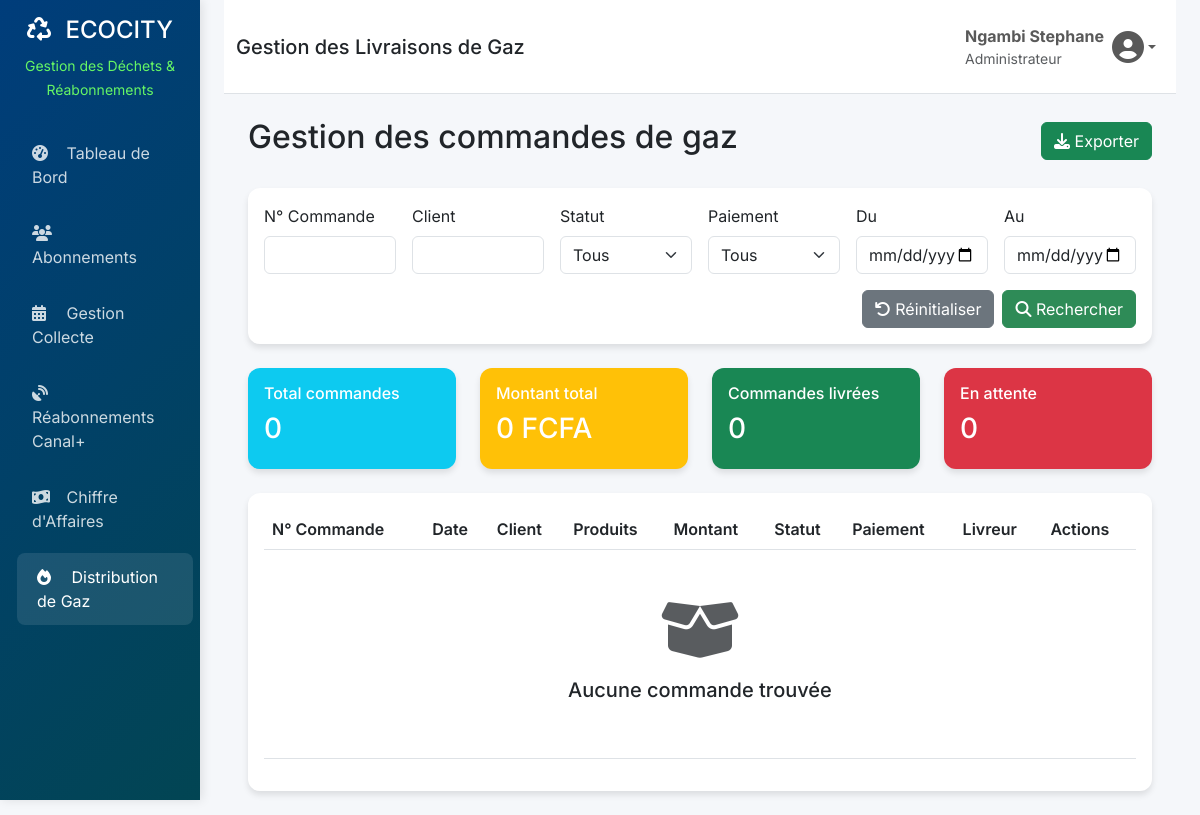
The app's page /admin-gaz/orders/ (signed in), older data.
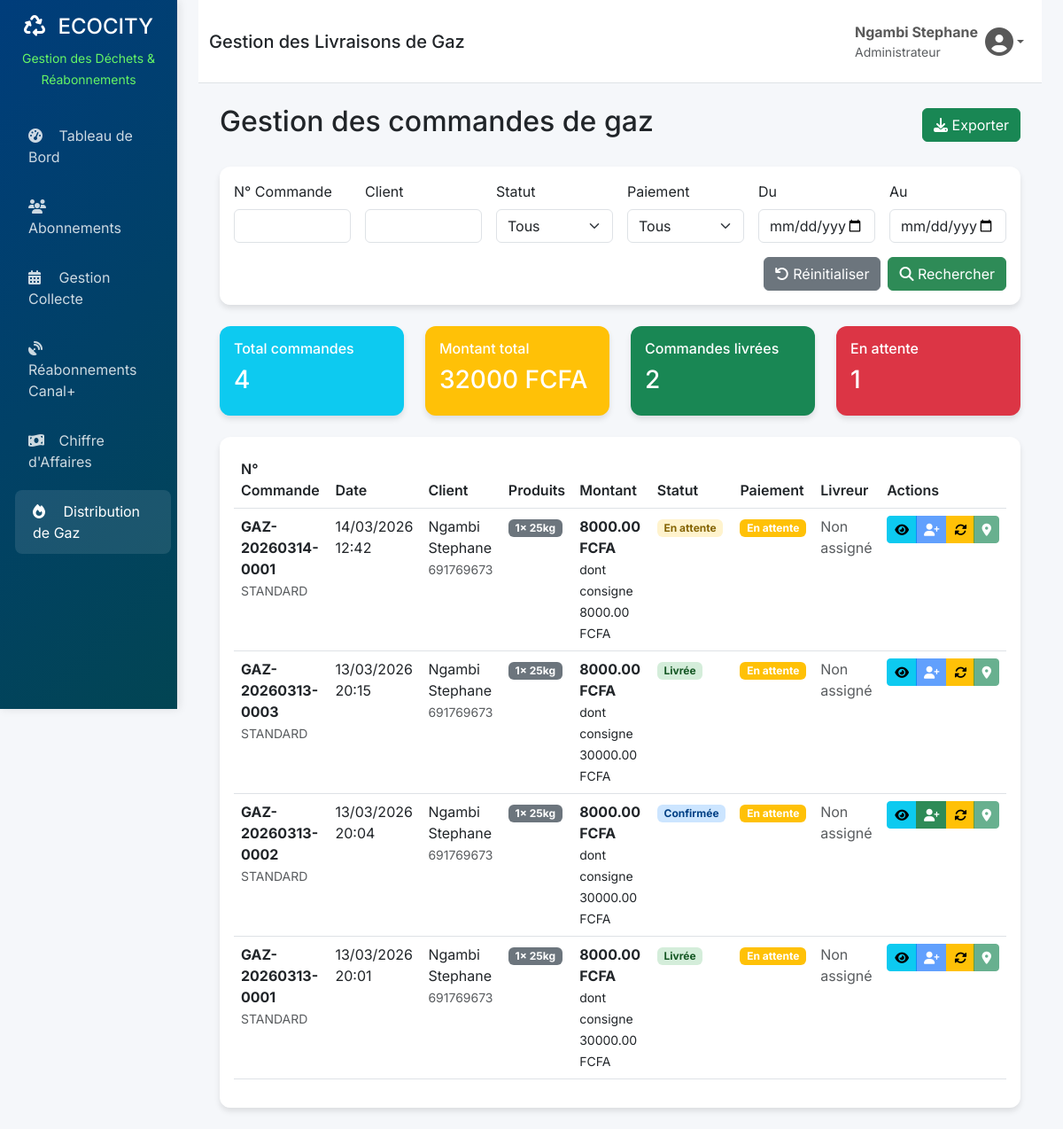
The same page, newer data.
### app/models.py (models this page shows, shortened)
class GasOrder(models.Model):
    ORDER_STATUS_CHOICES = (
        ('pending', 'En attente'),
        ('confirmed', 'Confirmée'),
        ('preparing', 'En préparation'),
        ('assigned', 'Assignée à un livreur'),
        ('in_transit', 'En livraison'),
        ('delivered', 'Livrée'),
        ('cancelled', 'Annulée'),
        ('failed', 'Échouée'),
    )
    PAYMENT_STATUS_CHOICES = (
        ('pending', 'En attente'),
        ('paid', 'Payée'),
        ('partial', 'Partiellement payée'),
        ('failed', 'Échouée'),
        ('refunded', 'Remboursée'),
    )
    DELIVERY_TYPE_CHOICES = (
        ('standard', 'Standard'),
        ('express', 'Express'),
        ('scheduled', 'Programmée'),
    )
    id = models.UUIDField(primary_key=True, default=uuid.uuid4, editable=False)
    order_number = models.CharField(max_length=20, unique=True, editable=False, verbose_name="N° de commande")
    customer = models.ForeignKey(CustomUser, on_delete=models.PROTECT, related_name='gas_orders', verbose_name="Client")
    address = models.ForeignKey(Address, on_delete=models.PROTECT, related_name='gas_orders', verbose_name="Adresse de livraison")
    zone = models.ForeignKey(Zone, on_delete=models.SET_NULL, null=True, related_name='gas_orders', verbose_name="Zone")
    assigned_collector = models.ForeignKey(CustomUser, on_delete=models.SET_NULL, null=True, blank=True,
                                         related_name='assigned_gas_deliveries', limit_choices_to={'user_type': 'collecteur'},
                                         verbose_name="Livreur assigné")
    assigned_tricycle = models.ForeignKey(Tricycle, on_delete=models.SET_NULL, null=True, blank=True,
                                         related_name='gas_deliveries', verbose_name="Tricycle assigné")
    delivery_type = models.CharField(max_length=20, choices=DELIVERY_TYPE_CHOICES, default='standard')
    scheduled_date = models.DateField(blank=True, null=True, auto_now_add=True, verbose_name="Date programmée")
    scheduled_time_slot = models.CharField(max_length=50, blank=True, verbose_name="Créneau horaire")
    special_instructions = models.TextField(blank=True, verbose_name="Instructions spéciales")
    status = models.CharField(max_length=20, choices=ORDER_STATUS_CHOICES, default='pending')
    payment_status = models.CharField(max_length=20, choices=PAYMENT_STATUS_CHOICES, default='pending')
    order_date = models.DateTimeField(auto_now_add=True, verbose_name="Date de commande")
    confirmation_date = models.DateTimeField(blank=True, null=True, verbose_name="Date de confirmation")
    preparation_date = models.DateTimeField(blank=True, null=True, verbose_name="Date de préparation")
    pickup_date = models.DateTimeField(blank=True, null=True, verbose_name="Date d'enlèvement")
    delivery_date = models.DateTimeField(blank=True, null=True, verbose_name="Date de livraison")
    estimated_delivery_time = models.DateTimeField(blank=True, null=True, verbose_name="Heure estimée de livraison")
    subtotal = models.DecimalField(max_digits=10, decimal_places=2, default=0, verbose_name="Sous-total")
    delivery_fee = models.DecimalField(max_digits=10, decimal_places=2, default=0, verbose_name="Frais de livraison")
    tax_amount = models.DecimalField(max_digits=10, decimal_places=2, default=0, verbose_name="Taxes")
    total_deposit = models.DecimalField(max_digits=10, decimal_places=2, default=0, verbose_name="Total consigne")
    total_amount = models.DecimalField(max_digits=10, decimal_places=2, default=0, verbose_name="Montant total")
    payment = models.ForeignKey(Payment, on_delete=models.SET_NULL, null=True, blank=True, related_name='gas_orders')
    payment_method = models.CharField(max_length=50, blank=True, verbose_name="Méthode de paiement")
    created_at = models.DateTimeField(auto_now_add=True)
    updated_at = models.DateTimeField(auto_now=True)
    notes = models.TextField(blank=True, verbose_name="Notes internes")
    class Meta:
        verbose_name = "Commande de gaz"
        verbose_name_plural = "Commandes de gaz"
        ordering = ['-order_date']
        indexes = [
            models.Index(fields=['order_number', 'status']),
            models.Index(fields=['customer', 'order_date']),
            models.Index(fields=['assigned_collector', 'status']),
            models.Index(fields=['scheduled_date', 'status']),
        ]

class CustomUser(AbstractUser):
    USER_TYPE_CHOICES = (
        ('client', 'Client'),
        ('collecteur', 'Collecteur'),
        ('admin', 'Administrateur'),
    )
    city = models.ForeignKey(City, on_delete=models.SET_NULL, null=True, blank=True)
    user_type = models.CharField(max_length=20, choices=USER_TYPE_CHOICES, default='client')
    phone = models.IntegerField(blank=True, null=True)
    date_joined = models.DateTimeField(default=timezone.now)
    is_verified = models.BooleanField(default=False)
    class Meta:
        verbose_name = "Utilisateur"
        verbose_name_plural = "Utilisateurs"

class GasOrderItem(models.Model):
    id = models.UUIDField(primary_key=True, default=uuid.uuid4, editable=False)
    order = models.ForeignKey(GasOrder, on_delete=models.CASCADE, related_name='items', verbose_name="Commande")
    product = models.ForeignKey(GasProduct, on_delete=models.PROTECT, verbose_name="Produit")
    quantity = models.PositiveIntegerField(default=1, verbose_name="Quantité")
    assigned_cylinders = models.ManyToManyField(GasCylinder, blank=True, related_name='orders',
                                               verbose_name="Bouteilles assignées")
    unit_price = models.DecimalField(max_digits=10, decimal_places=2, verbose_name="Prix unitaire")
    unit_deposit = models.DecimalField(max_digits=10, decimal_places=2, verbose_name="Consigne unitaire")
    returned_cylinders = models.ManyToManyField(GasCylinder, blank=True, related_name='returned_in_orders',
                                              verbose_name="Bouteilles retournées")
    created_at = models.DateTimeField(auto_now_add=True)
    class Meta:
        verbose_name = "Article commandé"
        verbose_name_plural = "Articles commandés"

class GasProduct(models.Model):
    GAZ_TYPE_CHOICES = (
        ('butane', 'Gaz Butane'),
        ('propane', 'Gaz Propane'),
        ('naturel', 'Gaz Naturel'),
        ('industriel', 'Gaz Industriel'),
    )
    SIZE_CHOICES = (
        (3, '3 kg'),
        (6, '6 kg'),
        (12, '12 kg'),
        (25, '25 kg'),
        (35, '35 kg'),
        (50, '50 kg'),
    )
    id = models.UUIDField(primary_key=True, default=uuid.uuid4, editable=False)
    name = models.CharField(max_length=100, verbose_name="Nom du produit")
    gaz_type = models.CharField(max_length=20, choices=GAZ_TYPE_CHOICES, verbose_name="Type de gaz")
    size_kg = models.IntegerField(choices=SIZE_CHOICES, verbose_name="Taille (kg)")
    price = models.DecimalField(max_digits=10, decimal_places=2, verbose_name="Prix unitaire")
    deposit_price = models.DecimalField(max_digits=10, decimal_places=2, verbose_name="Prix de consigne",
                                        help_text="Prix de la bouteille consignée")
    description = models.TextField(blank=True, verbose_name="Description")
    image = models.ImageField(upload_to='gaz_products/', blank=True, null=True, verbose_name="Image")
    stock_available = models.PositiveIntegerField(default=0, verbose_name="Stock disponible")
    is_available = models.BooleanField(default=True, verbose_name="Disponible")
    is_featured = models.BooleanField(default=False, verbose_name="Mis en avant")
    created_at = models.DateTimeField(auto_now_add=True)
    updated_at = models.DateTimeField(auto_now=True)
    class Meta:
        verbose_name = "Produit gaz"
        verbose_name_plural = "Produits gaz"
        ordering = ['gaz_type', 'size_kg']

### app/gaz_admin_views.py (the view)
# urls.py: path('admin-gaz/orders/', gaz_admin_views.admin_gaz_orders, name='admin_gaz_orders'),
@login_required
@user_passes_test(is_admin)
def admin_gaz_orders(request):
    orders = GasOrder.objects.select_related(
        'customer', 'assigned_collector', 'zone'
    ).prefetch_related('items__product').all().order_by('-order_date')
    if request.GET.get('order_number'):
        orders = orders.filter(order_number__icontains=request.GET['order_number'])
    if request.GET.get('customer'):
        orders = orders.filter(
            Q(customer__first_name__icontains=request.GET['customer']) |
            Q(customer__last_name__icontains=request.GET['customer']) |
            Q(customer__username__icontains=request.GET['customer'])
        )
    if request.GET.get('status'):
        orders = orders.filter(status=request.GET['status'])
    if request.GET.get('payment_status'):
        orders = orders.filter(payment_status=request.GET['payment_status'])
    if request.GET.get('date_from'):
        orders = orders.filter(order_date__date__gte=request.GET['date_from'])
    if request.GET.get('date_to'):
        orders = orders.filter(order_date__date__lte=request.GET['date_to'])
    total_amount = orders.aggregate(total=Sum('total_amount'))['total'] or 0
    delivered_count = orders.filter(status='delivered').count()
    pending_count = orders.filter(status='pending').count()
    paginator = Paginator(orders, 20)
    page_number = request.GET.get('page')
    page_obj = paginator.get_page(page_number)
    available_collectors = CustomUser.objects.filter(
        user_type='collecteur',
        is_active=True
    ).annotate(
        active_deliveries=Count('assigned_gas_deliveries',
                               filter=Q(assigned_gas_deliveries__status__in=['assigned', 'in_transit']))
    ).order_by('active_deliveries')
    available_tricycles = Tricycle.objects.filter(status='active')
    context = {
        'orders': page_obj,
        'total_amount': total_amount,
        'delivered_count': delivered_count,
        'pending_count': pending_count,
        'order_statuses': GasOrder.ORDER_STATUS_CHOICES,
        'payment_statuses': GasOrder.PAYMENT_STATUS_CHOICES,
        'available_collectors': available_collectors,
        'available_tricycles': available_tricycles,
    }
    return render(request, 'admin_gaz/orders.html', context)

### app/templates/admin_gaz/orders.html (shortened to what the changed rows need)
{% extends 'admin_gaz/base_gaz.html' %}
{% block content %}
<div class="container-fluid">
    <div class="d-flex justify-content-between align-items-center mb-4">
        <h2>Gestion des commandes de gaz</h2>
    </div>
    <div class="row mb-4">
        <div class="col-md-3">
            <div class="card text-white bg-info">
                <div class="card-body">
                    <h6>Total commandes</h6>
                    <h3>{{ orders.paginator.count }}</h3>
                </div>
            </div>
        </div>
        <div class="col-md-3">
            <div class="card text-white bg-warning">
                <div class="card-body">
                    <h6>Montant total</h6>
                    <h3>{{ total_amount }} FCFA</h3>
                </div>
            </div>
        </div>
        <div class="col-md-3">
            <div class="card text-white bg-success">
                <div class="card-body">
                    <h6>Commandes livrées</h6>
                    <h3>{{ delivered_count }}</h3>
                </div>
            </div>
        </div>
        <div class="col-md-3">
            <div class="card text-white bg-danger">
                <div class="card-body">
                    <h6>En attente</h6>
                    <h3>{{ pending_count }}</h3>
                </div>
            </div>
        </div>
    </div>
    <div class="card">
        <div class="card-body">
            <div class="table-responsive">
                <table class="table table-hover">
                    <thead>
                        <tr>
                            <th>N° Commande</th>
                            <th>Date</th>
                            <th>Client</th>
                            <th>Produits</th>
                            <th>Montant</th>
                            <th>Statut</th>
                            <th>Paiement</th>
                            <th>Livreur</th>
                            <th>Actions</th>
                        </tr>
                    </thead>
                    <tbody>
                        {% for order in orders %}
                        <tr>
                            <td>
                                <strong>{{ order.order_number }}</strong>
                                <br>
                                <small class="text-muted">{{ order.delivery_type|upper }}</small>
                            </td>
                            <td>{{ order.order_date|date:"d/m/Y H:i" }}</td>
                            <td>
                                {{ order.customer.get_full_name|default:order.customer.username }}
                                <br>
                                <small class="text-muted">{{ order.customer.phone }}</small>
                            </td>
                            <td>
                                {% for item in order.items.all %}
                                <span class="badge bg-secondary">
                                    {{ item.quantity }}x {{ item.product.size_kg }}kg
                                </span>
                                {% endfor %}
                            </td>
                            <td>
                                <strong>{{ order.total_amount }} FCFA</strong>
                                <br>
                                <small>dont consigne {{ order.total_deposit }} FCFA</small>
                            </td>
                            <td>
                                <span class="badge status-{{ order.status }}">
                                    {{ order.get_status_display }}
                                </span>
                            </td>
                            <td>
                                <span class="badge {% if order.payment_status == 'paid' %}bg-success{% elif order.payment_status == 'pending' %}bg-warning{% else %}bg-danger{% endif %}">
                                    {{ order.get_payment_status_display }}
                                </span>
                            </td>
                            <td>
                                {% if order.assigned_collector %}
                                    {{ order.assigned_collector.get_full_name }}
                                {% else %}
                                    <span class="text-muted">Non assigné</span>
                                {% endif %}
                            </td>
                            <td>
                                <div class="btn-group">
                                    <a href="{% url 'admin_gaz_order_detail' order.id %}"
                                       class="btn btn-sm btn-info" title="Détails">
                                        <i class="fas fa-eye"></i>
                                    </a>
                                    <button class="btn btn-sm btn-primary" onclick="assignDelivery('{{ order.id }}')"
                                            {% if order.status != 'confirmed' and order.status != 'preparing' %}disabled{% endif %}
                                            title="Assigner un livreur">
                                        <i class="fas fa-user-plus"></i>
                                    </button>
                                    <button class="btn btn-sm btn-warning" onclick="updateStatus('{{ order.id }}')"
                                            title="Changer statut">
                                        <i class="fas fa-sync-alt"></i>
                                    </button>
                                    <button class="btn btn-sm btn-success" onclick="viewTracking('{{ order.id }}')"
                                            {% if order.status != 'in_transit' %}disabled{% endif %}
                                            title="Suivi">
                                        <i class="fas fa-map-marker-alt"></i>
                                    </button>
                                </div>
                            </td>
                        </tr>
                        {% empty %}
                        <tr>
                            <td colspan="9" class="text-center py-5">
                                <i class="fas fa-box-open fa-4x text-muted mb-3"></i>
                                <h5>Aucune commande trouvée</h5>
                            </td>
                        </tr>
                        {% endfor %}
                    </tbody>
                </table>
            </div>
        </div>
    </div>
</div>
{% endblock %}

Row changes from the older to the newer data that the page shows:
added GasOrder: order_number "GAZ-20260314-0001", delivery_type "STANDARD", order_date "14/03/2026 12:42", customer.get_full_name "Ngambi Stephane", customer.phone "691769673", total_amount "8000.00", total_deposit "8000.00", status "En attente", payment_status "En attente", shows "Non assigné"
added GasOrderItem: quantity "1", product.size_kg "25", shown under "GAZ-20260314-0001"
added GasOrder: order_number "GAZ-20260313-0003", delivery_type "STANDARD", order_date "13/03/2026 20:15", customer.get_full_name "Ngambi Stephane", customer.phone "691769673", total_amount "8000.00", total_deposit "30000.00", status "Livrée", payment_status "En attente", shows "Non assigné"
added GasOrderItem: quantity "1", product.size_kg "25", shown under "GAZ-20260313-0003"
added GasOrder: order_number "GAZ-20260313-0002", delivery_type "STANDARD", order_date "13/03/2026 20:04", customer.get_full_name "Ngambi Stephane", customer.phone "691769673", total_amount "8000.00", total_deposit "30000.00", status "Confirmée", payment_status "En attente", shows "Non assigné"
added GasOrderItem: quantity "1", product.size_kg "25", shown under "GAZ-20260313-0002"
added GasOrder: order_number "GAZ-20260313-0001", delivery_type "STANDARD", order_date "13/03/2026 20:01", customer.get_full_name "Ngambi Stephane", customer.phone "691769673", total_amount "8000.00", total_deposit "30000.00", status "Livrée", payment_status "En attente", shows "Non assigné"
added GasOrderItem: quantity "1", product.size_kg "25", shown under "GAZ-20260313-0001"
Text that changed along with them:
{{ orders.paginator.count }}: "0" → "4"
{{ total_amount }}: "0" → "32000"
{{ delivered_count }}: "0" → "2"
{{ pending_count }}: "0" → "1"
text no longer shown: "Aucune commande trouvée"
